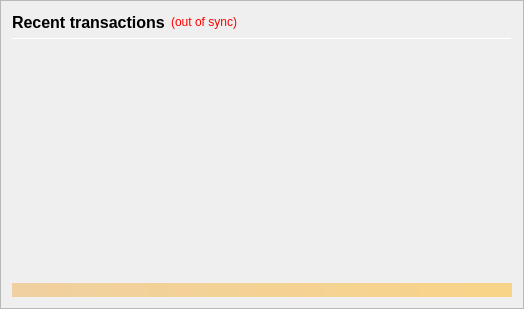
             <widget class="QFrame" name="frame_RecentTransactions">
              <property name="minimumSize">
               <size>
                <width>0</width>
                <height>0</height>
               </size>
              </property>
              <property name="frameShape">
               <enum>QFrame::StyledPanel</enum>
              </property>
              <property name="frameShadow">
               <enum>QFrame::Raised</enum>
              </property>
              <layout class="QVBoxLayout" name="verticalLayout_1">
               <item>
                <layout class="QHBoxLayout" name="horizontalLayout_2">
                 <item>
                  <widget class="QLabel" name="label_4">
                   <property name="minimumSize">
                    <size>
                     <width>0</width>
                     <height>20</height>
                    </size>
                   </property>
                   <property name="font">
                    <font>
                     <pointsize>12</pointsize>
                     <weight>75</weight>
                     <bold>true</bold>
                    </font>
                   </property>
                   <property name="text">
                    <string>Recent transactions</string>
                   </property>
                  </widget>
                 </item>
                 <item>
                  <widget class="QLabel" name="labelTransactionsStatus">
                   <property name="cursor">
                    <cursorShape>WhatsThisCursor</cursorShape>
                   </property>
                   <property name="toolTip">
                    <string>The displayed information may be out of date. Your wallet automatically synchronizes with the Odex network after a connection is established, but this process has not completed yet.</string>
                   </property>
                   <property name="styleSheet">
                    <string notr="true">QLabel { color: red; }</string>
                   </property>
                   <property name="text">
                    <string notr="true">(out of sync)</string>
                   </property>
                   <property name="alignment">
                    <set>Qt::AlignRight|Qt::AlignTrailing|Qt::AlignVCenter</set>
                   </property>
                  </widget>
                 </item>
                 <item>
                  <spacer name="horizontalSpacer">
                   <property name="orientation">
                    <enum>Qt::Horizontal</enum>
                   </property>
                   <property name="sizeHint" stdset="0">
                    <size>
                     <width>40</width>
                     <height>20</height>
                    </size>
                   </property>
                  </spacer>
                 </item>
                </layout>
               </item>
               <item>
                <widget class="Line" name="line">
                 <property name="minimumSize">
                  <size>
                   <width>0</width>
                   <height>1</height>
                  </size>
                 </property>
                 <property name="maximumSize">
                  <size>
                   <width>16777215</width>
                   <height>1</height>
                  </size>
                 </property>
                 <property name="orientation">
                  <enum>Qt::Horizontal</enum>
                 </property>
                </widget>
               </item>
               <item>
                <widget class="QListView" name="listTransactions">
                 <property name="sizePolicy">
                  <sizepolicy hsizetype="Expanding" vsizetype="Expanding">
                   <horstretch>100</horstretch>
                   <verstretch>0</verstretch>
                  </sizepolicy>
                 </property>
                 <property name="minimumSize">
                  <size>
                   <width>500</width>
                   <height>0</height>
                  </size>
                 </property>
                 <property name="styleSheet">
                  <string notr="true">QListView { background: transparent; }</string>
                 </property>
                 <property name="frameShape">
                  <enum>QFrame::NoFrame</enum>
                 </property>
                 <property name="verticalScrollBarPolicy">
                  <enum>Qt::ScrollBarAlwaysOff</enum>
                 </property>
                 <property name="horizontalScrollBarPolicy">
                  <enum>Qt::ScrollBarAlwaysOff</enum>
                 </property>
                 <property name="selectionMode">
                  <enum>QAbstractItemView::NoSelection</enum>
                 </property>
                </widget>
               </item>
               <item>
                <spacer name="verticalSpacer_2">
                 <property name="orientation">
                  <enum>Qt::Vertical</enum>
                 </property>
                 <property name="sizeType">
                  <enum>QSizePolicy::Expanding</enum>
                 </property>
                 <property name="sizeHint" stdset="0">
                  <size>
                   <width>20</width>
                   <height>40</height>
                  </size>
                 </property>
                </spacer>
               </item>
               <item>
                <widget class="QLabel" name="labelAlerts">
                 <property name="maximumSize">
                  <size>
                   <width>16777215</width>
                   <height>16777215</height>
                  </size>
                 </property>
                 <property name="styleSheet">
                  <string notr="true">background-color: qlineargradient(x1: 0, y1: 0, x2: 1, y2: 0, stop:0 #F0D0A0, stop:1 #F8D488); color:#000000;</string>
                 </property>
                 <property name="text">
                  <string/>
                 </property>
                 <property name="wordWrap">
                  <bool>true</bool>
                 </property>
                 <property name="margin">
                  <number>3</number>
                 </property>
                </widget>
               </item>
              </layout>
             </widget>
